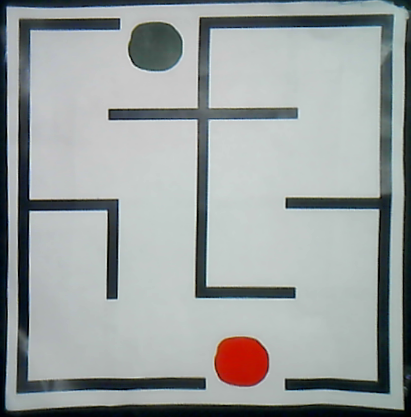
#> input picture part_2_maze_solution/maze_warp.png, 411 x 417 px, found by its file name
$ python 03_maze_circles_and_grid.py
#> lines starting #> are read from the running program, lines starting #| are printed output that depends on the picture; after the words box and inside, x2 and y2 are one past the last pixel; in counts of white or black regions, pixels touching at a corner belong together
# #!/usr/bin/env python3
# """
# maze_circles_and_grid.py

# Workflow:
#   1) Detect circles via HoughCircles and classify color (red/green/unknown).
#      Saves a circles overlay.
#   2) Build grid over the maze, detect black walls, and compute per-cell occupancy:
#         value = 1 -> no wall in the cell
#         value = 0 -> wall present in the cell (>= threshold % of wall pixels)
#      Saves:
#         - grid overlay (lines only)
#         - annotated grid overlay (0/1 at cell centers)
#         - walls mask (255 = wall)
#   3) Write a single JSON with:
#         - circles: [ {center:[x,y], radius:r, color:"red/green/unknown"} ]
#         - grid_size_px, grid_rows, grid_cols, threshold_percent
#         - paths to overlays and mask
#         - cells: [ {row, col, value, center_px:[x,y]} ]

# Usage:
#   python maze_circles_and_grid.py maze.png \
#     --grid 30 --threshold 0.0 \
#     --circles-overlay-out circles_overlay.png \
#     --grid-overlay-out grid_overlay.png \
#     --grid-overlay-annot-out grid_overlay_annot.png \
#     --walls-mask-out walls_mask.png \
#     --json-out result.json \
#     --adaptive 0 --blur 5 --open 0 --close 0 \
#     --font-scale 0.4 --thickness 1
# """

#!/usr/bin/env python3
import argparse
import sys
import json
import numpy as np
import cv2

# ---------------- Circle color detection ----------------

def detect_color(frame, center, radius):
    """
    Detect dominant color of a circular region.

    TODO:
    - Convert the BGR image to HSV.
    - Define HSV ranges for:
        * red (two ranges)
        * green
    - Count how many pixels fall into each mask.
    - Return:
        "start" for green
        "end" for red
        None if neither is dominant

    Hint:
    - Use cv2.cvtColor and cv2.inRange
    - Red wraps around HSV (two ranges)
    """
    h, w = frame.shape[:2]
    cx, cy = int(center[0]), int(center[1])
    r = max(1, int(radius * 0.65))  # sample inner region to avoid border noise

    # Clip center to image bounds
    cx = min(max(cx, 0), w - 1)
    cy = min(max(cy, 0), h - 1)

    img_hsv = cv2.cvtColor(frame, cv2.COLOR_BGR2HSV)

    # Circular ROI mask around the detected center/radius
    roi_mask = np.zeros((h, w), dtype=np.uint8)
    cv2.circle(roi_mask, (cx, cy), r, 255, -1)

    # HSV ranges (tune as needed for your lighting)
    red1 = cv2.inRange(img_hsv, (0, 80, 80), (10, 255, 255))
    red2 = cv2.inRange(img_hsv, (170, 80, 80), (180, 255, 255))
    red_mask = cv2.bitwise_or(red1, red2)
    # Widened green range to be more tolerant to lighting/camera shifts
    # Old: (35, 60, 60) -> (85, 255, 255)
    green_mask = cv2.inRange(img_hsv, (30, 40, 40), (95, 255, 255))

    counts = {
        "red": cv2.countNonZero(cv2.bitwise_and(red_mask, red_mask, mask=roi_mask)),
        "green": cv2.countNonZero(cv2.bitwise_and(green_mask, green_mask, mask=roi_mask)),
    }

    best_label = max(counts, key=counts.get)
    best_count = counts[best_label]

    # Reject weak detections.
    min_pixels = max(20, int(np.pi * r * r * 0.08))
    if best_count >= min_pixels:
        return best_label
    return None

def detect_circles_and_overlay(img_bgr, overlay_out):
    """
    Detect start (green) and end (red) circles.

    TODO:
    - Convert image to grayscale
    - Apply a blur (e.g., GaussianBlur)
    - Use HoughCircles to detect circles
    - For each detected circle:
        * Extract the circular ROI
        * Call detect_color(...)
        * If green → mark as start
        * If red → mark as end
    - Draw circles and labels on overlay image

    Return:
    - start_center (x, y) or None
    - end_center (x, y) or None
    - overlay image

    Hint:
    - Use cv2.HoughCircles
    - Iterate over detected circles carefully
    """
    overlay = img_bgr.copy()
    img_grey = cv2.cvtColor(img_bgr, cv2.COLOR_BGR2GRAY)
    img_blur = cv2.GaussianBlur(img_grey, (9, 9), 1.5)
    circles = cv2.HoughCircles(
        img_blur,
        cv2.HOUGH_GRADIENT,
        dp=1.2,
        minDist=55,
        param1=140,
        param2=24,
        minRadius=10,
        maxRadius=34,
    )

    circles_info = []
    if circles is not None:
        circles = np.round(circles[0]).astype(int)
        for x, y, r in circles:
            color = detect_color(img_bgr, (x, y), r)
            label = color if color is not None else "unknown"

            # Bright green outline like your sample overlay.
            cv2.circle(overlay, (x, y), r, (0, 255, 0), 2)
            cv2.circle(overlay, (x, y), 2, (0, 255, 0), -1)
            cv2.putText(
                overlay,
                label,
                (x + r + 4, max(14, y - r)),
                cv2.FONT_HERSHEY_SIMPLEX,
                0.65,
                (0, 0, 0),
                2,
                cv2.LINE_AA,
            )

            if label == "unknown":
                label = "green"


            circles_info.append(
                {
                    "center": [int(x), int(y)],
                    "radius": int(r),
                    "color": label,
                }
            )

    cv2.imwrite(overlay_out, overlay)
    return circles_info

# ---------------- Grid + walls ----------------

def binarize_walls(gray: np.ndarray, adaptive: bool) -> np.ndarray:
    """
    Convert grayscale maze image into binary wall mask.

    TODO:
    - Apply thresholding to separate walls from free space
    - Walls should be white (255), free space black (0)

    Hint:
    - Try cv2.threshold with THRESH_BINARY or THRESH_BINARY_INV
    - You may need to experiment with threshold value (~150-200)
    """
    if adaptive:
        # Local threshold handles uneven lighting/shadows across the maze image.
        return cv2.adaptiveThreshold(
            gray,
            255,
            cv2.ADAPTIVE_THRESH_GAUSSIAN_C,
            cv2.THRESH_BINARY_INV,
            31,  # odd block size
            7,   # subtraction constant (higher -> fewer wall pixels)
        )

    # Global threshold: Otsu picks a robust cutoff automatically.
    _, th = cv2.threshold(gray, 0, 255, cv2.THRESH_BINARY_INV + cv2.THRESH_OTSU)
    return th

def morph(mask: np.ndarray, k_open: int, k_close: int) -> np.ndarray:
    m = mask.copy()
    if k_open > 0:
        ko = cv2.getStructuringElement(cv2.MORPH_RECT, (2*k_open+1, 2*k_open+1))
        m = cv2.morphologyEx(m, cv2.MORPH_OPEN, ko, iterations=1)
    if k_close > 0:
        kc = cv2.getStructuringElement(cv2.MORPH_RECT, (2*k_close+1, 2*k_close+1))
        m = cv2.morphologyEx(m, cv2.MORPH_CLOSE, kc, iterations=1)
    return m

def draw_grid_lines(img: np.ndarray, grid: int) -> np.ndarray:
    out = img.copy()
    h, w = out.shape[:2]
    color = (255, 255, 255)
    for y in range(0, h, grid):
        cv2.line(out, (0, y), (w-1, y), color, 1)
    for x in range(0, w, grid):
        cv2.line(out, (x, 0), (x, h-1), color, 1)
    return out

def draw_grid_with_values(img: np.ndarray, grid: int, values_mat: np.ndarray,
                          font_scale: float, thickness: int) -> np.ndarray:
    out = draw_grid_lines(img, grid)
    h, w = out.shape[:2]
    gh, gw = values_mat.shape
    for gy in range(gh):
        y0 = gy * grid
        y1 = min((gy + 1) * grid, h)
        cy = int((y0 + y1) / 2)
        for gx in range(gw):
            x0 = gx * grid
            x1 = min((gx + 1) * grid, w)
            cx = int((x0 + x1) / 2)
            text = str(int(values_mat[gy, gx]))
            cv2.putText(out, text, (cx-6, cy+5), cv2.FONT_HERSHEY_SIMPLEX,
                        font_scale, (0,0,0), thickness+2, cv2.LINE_AA)
            cv2.putText(out, text, (cx-6, cy+5), cv2.FONT_HERSHEY_SIMPLEX,
                        font_scale, (255,255,255), thickness, cv2.LINE_AA)
    return out

# ---------------- Main ----------------

def main():
    ap = argparse.ArgumentParser()
    ap.add_argument("--input", default = "part_2_maze_solution/maze_warp.png")
    ap.add_argument("--grid", type=int, default=25)
    ap.add_argument("--adaptive", type=int, default=0)
    ap.add_argument("--blur", type=int, default=5)
    ap.add_argument("--open", type=int, default=0)
    ap.add_argument("--close", type=int, default=0)
    ap.add_argument("--threshold", type=float, default=10.0)

    ap.add_argument("--circles-overlay-out", default="part_2_maze_solution/circles_overlay.png")
    ap.add_argument("--grid-overlay-out", default="part_2_maze_solution/grid_overlay.png")
    ap.add_argument("--grid-overlay-annot-out", default="part_2_maze_solution/grid_overlay_annot.png")
    ap.add_argument("--walls-mask-out", default="part_2_maze_solution/walls_mask.png")
    ap.add_argument("--json-out", default="part_2_maze_solution/result.json")

    ap.add_argument("--font-scale", type=float, default=0.4)
    ap.add_argument("--thickness", type=int, default=1)

    args = ap.parse_args()

    img = cv2.imread(args.input, cv2.IMREAD_COLOR)
#> img is the input picture: shape (417, 411, 3); mean B, G, R 159.7, 160.2, 154.2
    if img is None:
        print(f"Error: cannot read image '{args.input}'", file=sys.stderr)
        sys.exit(1)

    grid = max(1, args.grid)

    # 1. Detect circles
    circles_info = detect_circles_and_overlay(img, args.circles_overlay_out)
#> in detect_circles_and_overlay, `img_blur = cv2.GaussianBlur(img_grey, (9, 9), 1.5)`:
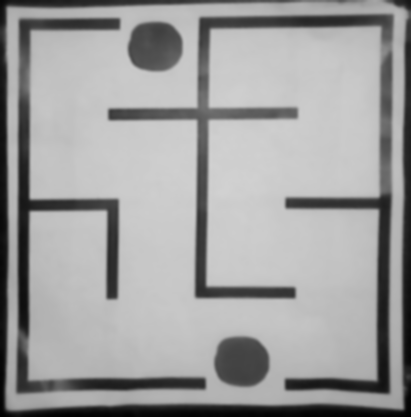
#> img_blur: shape (417, 411); min 1, max 209, mean 158.4
#> in detect_circles_and_overlay, `circles = cv2.HoughCircles( img_blur, cv2.HOUGH_GRADIENT, dp=1.2, minD..`: circles = [[157.8, 46.2, 25.24], [245.4, 361.8, 24.16]]
#> in detect_circles_and_overlay, `circles = np.round(circles[0]).astype(int)`: circles = [[158, 46, 25], [245, 362, 24]]
#> the loop in detect_circles_and_overlay, `for x, y, r in circles:` made 2 passes
#> (x, y, h in detect_color, w in detect_color, cx in detect_color, cy in detect_color, counts in detect_color) on passes 1 to 2: (158, 46, 417, 411, 158, 46, {'red': 0, 'green': 621}), (245, 362, 417, 411, 245, 362, {'red': 709, 'green': 0})
#> pass 1, in detect_color, `red1 = cv2.inRange(img_hsv, (0, 80, 80), (10, 255, 255))`:
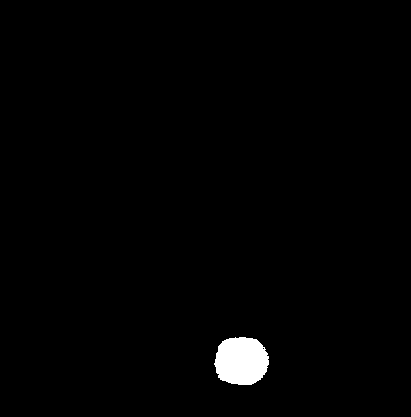
#> red1: shape (417, 411); 1.2% white; 1 white region, box (x1, y1, x2, y2) and area: (214, 337, 269, 385) 2123
#> after the loop in detect_circles_and_overlay, `for x, y, r in circles:`:
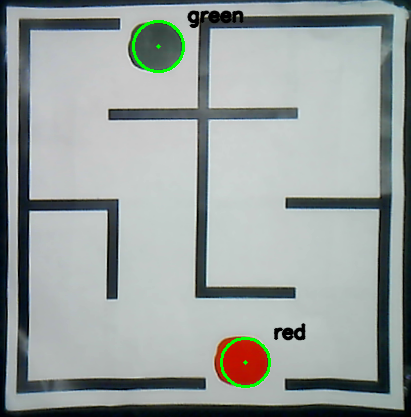
#> overlay: shape (417, 411, 3); 1.23% of pixels changed, all inside (x1, y1, x2, y2) = (132, 10, 307, 388)
#> after the loop in detect_circles_and_overlay, `for x, y, r in circles:`: circles_info = 2 items
#> circles_info = 2 items

    # 2a. Grid overlay
    grid_overlay = draw_grid_lines(img, grid)
#> after the loop in draw_grid_lines, `for y in range(0, h, grid):`: out: shape (417, 411, 3); 4.08% of pixels changed, all inside (x1, y1, x2, y2) = (0, 0, 411, 401)
#> after the loop in draw_grid_lines, `for x in range(0, w, grid):`:
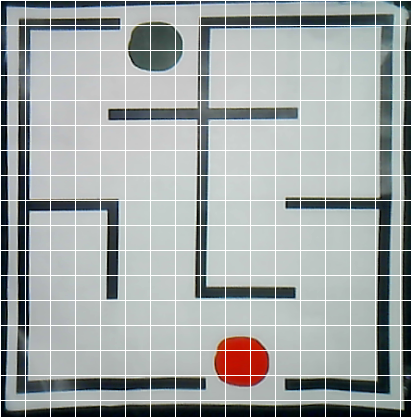
#> out: shape (417, 411, 3); mean B, G, R 167.7, 168.1, 162.6
    cv2.imwrite(args.grid_overlay_out, grid_overlay)

    # 2b. Walls mask
    gray = cv2.cvtColor(img, cv2.COLOR_BGR2GRAY)
    if args.blur > 0:
        k = max(1, args.blur | 1)
        gray = cv2.medianBlur(gray, k)
    walls_mask = binarize_walls(gray, adaptive=bool(args.adaptive))
#> in binarize_walls, `_, th = cv2.threshold(gray, 0, 255, cv2.THRESH_BINARY_INV + cv2.THRESH..`:
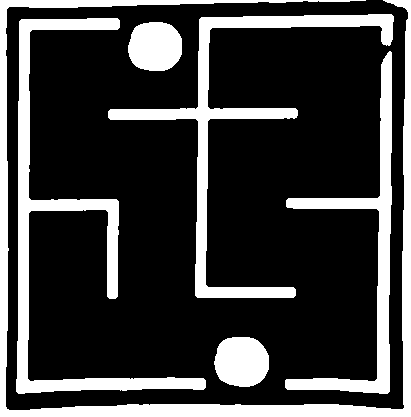
#> th: shape (417, 411); 23.6% white; 6 white regions, box (x1, y1, x2, y2) and area: (0, 0, 411, 417) 12367, (16, 18, 206, 394) 9289, (108, 14, 394, 298) 8273, (285, 51, 392, 394) 6141, (214, 337, 269, 387) 2255, (128, 22, 182, 71) 2200
    walls_mask = morph(walls_mask, k_open=max(0, args.open), k_close=max(0, args.close))

    # RASE walls where circles are
    for c in circles_info:
        cx, cy = int(c["center"][0]), int(c["center"][1])
        r = int(c["radius"] * 1.2)
        cv2.circle(walls_mask, (cx, cy), r, 0, -1)  # set to 0 (non-wall)
#> this loop made 2 passes
#> (c, cx, cy, r) on passes 1 to 2: ({'center': [158, 46], 'radius': 25, 'color': 'green'}, 158, 46, 30), ({'center': [245, 362], 'radius': 24, 'color': 'red'}, 245, 362, 28)
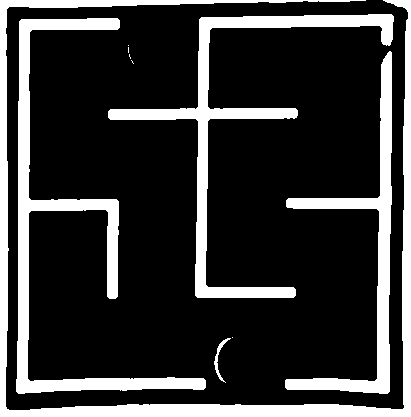
#> walls_mask: shape (417, 411); 21.1% white; 10 white regions (5 under 20 px), largest, box (x1, y1, x2, y2) and area: (0, 0, 411, 417) 12367, (16, 18, 206, 394) 9289, (108, 14, 394, 298) 8273, (285, 51, 392, 394) 6141, (214, 338, 231, 383) 152

    cv2.imwrite(args.walls_mask_out, walls_mask)

    # 2c. Build grid cells
    h, w = walls_mask.shape[:2]
#> h = 417; w = 411
    gh = (h + grid - 1) // grid
#> gh = 17
    gw = (w + grid - 1) // grid
#> gw = 17
    values_mat = np.zeros((gh, gw), dtype=np.uint8)
    cells = []
    for gy in range(gh):
        y0 = gy * grid
        y1 = min((gy + 1) * grid, h)
        cy = int((y0 + y1) / 2)
        for gx in range(gw):
            x0 = gx * grid
            x1 = min((gx + 1) * grid, w)
            cx = int((x0 + x1) / 2)
            blk = walls_mask[y0:y1, x0:x1]
            wall_pct = (blk > 0).mean() * 100.0 if blk.size > 0 else 0.0
            value = 0 if wall_pct >= args.threshold else 1
            values_mat[gy, gx] = value
            cells.append({
                "row": int(gy),
                "col": int(gx),
                "value": int(value),
                "center_px": [int(cx), int(cy)]
            })
#> after the loop, cells = 289 items

    # 2d. Annotated grid
    grid_overlay_annot = draw_grid_with_values(img, grid, values_mat, args.font_scale, args.thickness)
#> after the loop in draw_grid_with_values, `for gy in range(gh):`:
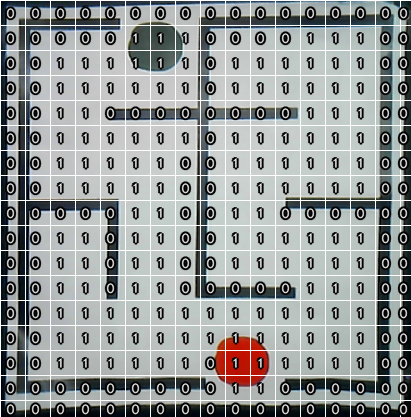
#> out: shape (417, 411, 3); mean B, G, R 153, 153.4, 149.1
    cv2.imwrite(args.grid_overlay_annot_out, grid_overlay_annot)

    # 3. Write JSON
    meta = {
        "input": args.input,
        "circles_overlay_path": args.circles_overlay_out,
        "grid_size_px": grid,
        "grid_rows": int(gh),
        "grid_cols": int(gw),
        "threshold_percent": args.threshold,
        "grid_overlay_path": args.grid_overlay_out,
        "grid_overlay_annot_path": args.grid_overlay_annot_out,
        "walls_mask_path": args.walls_mask_out,
        "circles": circles_info,
        "cells": cells
    }
    with open(args.json_out, "w") as f:
        json.dump(meta, f, indent=2)

    print(f"Circles overlay saved to: {args.circles_overlay_out}")
    print(f"Grid overlay saved to: {args.grid_overlay_out}")
    print(f"Walls mask saved to: {args.walls_mask_out}")
    print(f"Annotated grid overlay saved to: {args.grid_overlay_annot_out}")
    print(f"JSON saved to: {args.json_out}")
    print("Legend: cell value 1 = path, 0 = wall")

if __name__ == "__main__":
    main()

$ run again, with part_2_maze_solution/camera_capture.png copied over part_2_maze_solution/maze_warp.png
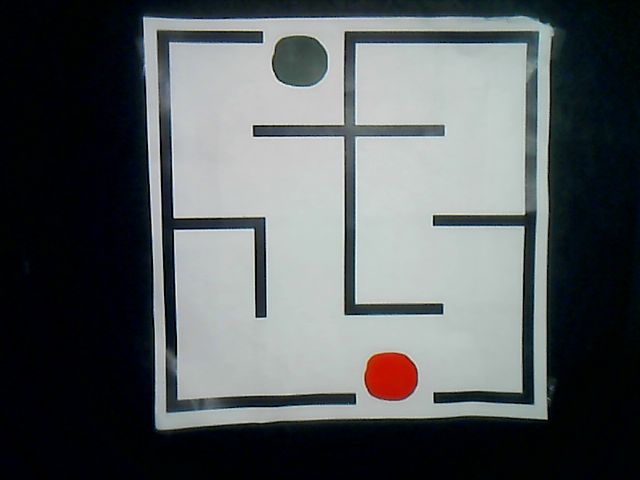
#> input picture part_2_maze_solution/camera_capture.png, 640 x 480 px, found by its file name
#> in main, img is the input picture: shape (480, 640, 3); mean B, G, R 93.8, 92.3, 87.1
#> in detect_circles_and_overlay, `circles = cv2.HoughCircles( img_blur, cv2.HOUGH_GRADIENT, dp=1.2, minD..`: circles = [[390.6, 376.2, 26.44], [303, 60.6, 25]]
#> in detect_circles_and_overlay, `circles = np.round(circles[0]).astype(int)`: circles = [[391, 376, 26], [303, 61, 25]]
#> the loop in detect_circles_and_overlay, `for x, y, r in circles:` made 2 passes
#> (x, y, h in detect_color, w in detect_color, cx in detect_color, cy in detect_color, counts in detect_color) on passes 1 to 2: (391, 376, 480, 640, 391, 376, {'red': 797, 'green': 0}), (303, 61, 480, 640, 303, 61, {'red': 0, 'green': 602})
#> pass 1, in detect_color, `red1 = cv2.inRange(img_hsv, (0, 80, 80), (10, 255, 255))`:
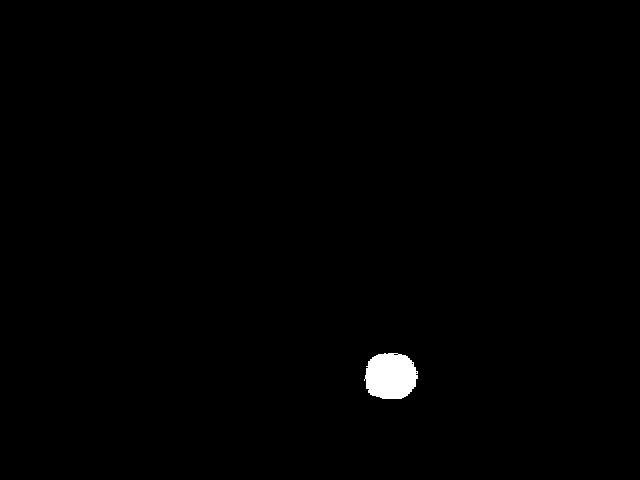
#> red1: shape (480, 640); 0.65% white; 1 white region, box (x1, y1, x2, y2) and area: (364, 353, 418, 399) 2001
#> after the loop in detect_circles_and_overlay, `for x, y, r in circles:`: circles_info = 2 items
#> th: shape (480, 640); 56.4% white; 1 black region, box (x1, y1, x2, y2) and area: (143, 16, 554, 430) 133822
#> the loop in main, `for c in circles_info:` made 2 passes
#> (c, cx, cy, r) on passes 1 to 2: ({'center': [391, 376], 'radius': 26, 'color': 'red'}, 391, 376, 31), ({'center': [303, 61], 'radius': 25, 'color': 'green'}, 303, 61, 30)
#> after the loop in main, `for gy in range(gh):`: cells = 520 items
#> after the loop in draw_grid_with_values, `for gy in range(gh):`:
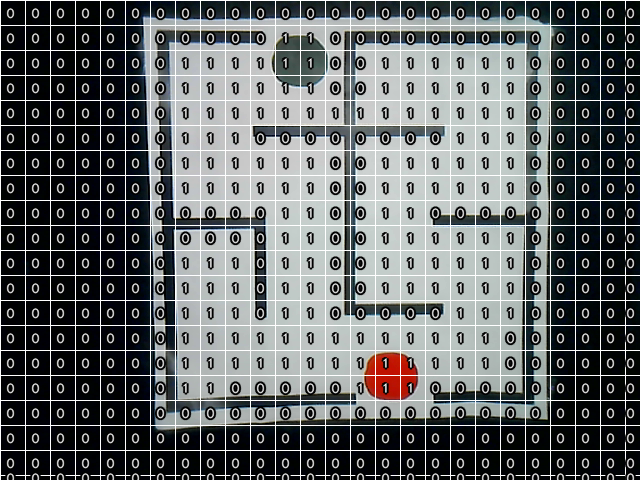
#> out: shape (480, 640, 3); mean B, G, R 103.6, 102.6, 98.8
